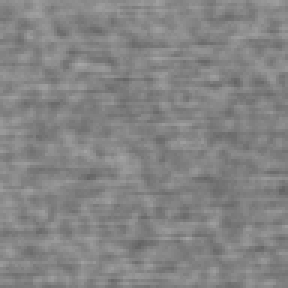
#> input picture data/sample/img_00005_normal.png, 96 x 96 px (shown 3 times larger); its folder holds only this picture in this run
$ python -i features.py   (imports and definitions only)
#> lines starting #> are read from the running program, lines starting #| are printed output that depends on the picture
#> further down, picture is the input picture: shape (96, 96); min 99, max 166, mean 131.9
"""Handcrafted image descriptors (no deep-learning dependency).

* intensity – global statistics + histogram (illumination-normalised)
* gradient  – Sobel magnitude statistics and orientation-weighted histogram
* hog       – cell-based histogram of oriented gradients (HOG-lite)
* lbp       – rotation-invariant uniform local binary patterns (P=8, R=1)
* fft       – radial and angular spectral energy bands (captures lines and periodic grain)
"""
from __future__ import annotations

import numpy as np
from scipy import ndimage


def _norm(img: np.ndarray) -> np.ndarray:
    return (img - img.mean()) / (img.std() + 1e-6)
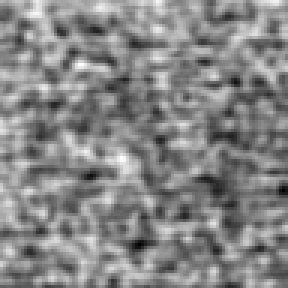
#> returned value: shape (96, 96) float64 (shown 3 times larger); min -3.6, max 3.25, mean -1.61e-15; drawn with min black and max white


# [5 lines left out: function intensity, not called in this run]


def _sobel(img: np.ndarray) -> tuple[np.ndarray, np.ndarray]:
    z = _norm(ndimage.gaussian_filter(img, 0.7))
    gx, gy = ndimage.sobel(z, 1), ndimage.sobel(z, 0)
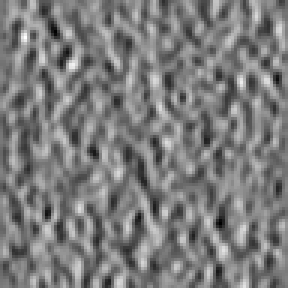
#> gx: shape (96, 96) float64 (shown 3 times larger); min -10.86, max 11.25, mean -0.0733; drawn with min black and max white
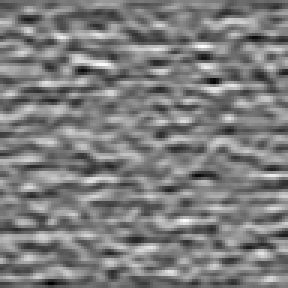
#> gy: shape (96, 96) float64 (shown 3 times larger); min -13.06, max 13.19, mean -0.149; drawn with min black and max white
    return np.hypot(gx, gy), np.mod(np.arctan2(gy, gx), np.pi)


def gradient(img: np.ndarray) -> np.ndarray:
    mag, ang = _sobel(img)
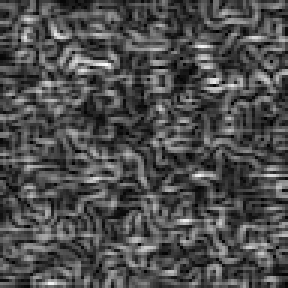
#> mag: shape (96, 96) float64 (shown 3 times larger); min 0, max 13.77, mean 4.23; drawn with min black and max white
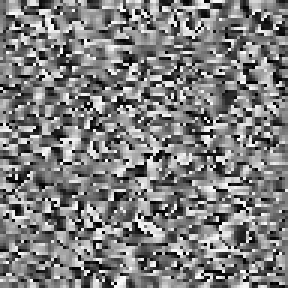
#> ang: shape (96, 96) float64 (shown 3 times larger); min 0, max 3.14, mean 1.56; drawn with min black and max white
    q = np.quantile(mag, [0.5, 0.9, 0.99, 0.999])
#> q = [4.01, 7.22, 10.18, 12.58]
    oh = np.histogram(ang, bins=8, range=(0, np.pi), weights=mag)[0]
#> oh = [3664, 3692.3, 5486.2, 6261.5, 6826.9, 5384.4, 4233.1, 3435.9]
    oh = oh / (oh.sum() + 1e-9)
#> oh = [0.094, 0.0947, 0.141, 0.161, 0.175, 0.138, 0.109, 0.0881]
    return np.r_[q, mag.mean(), mag.std(), oh, oh.max() - oh.min()]


# [49 lines left out: functions hog, lbp, fft, local_extremes, not called in this run]


EXTRACTORS = {"intensity": intensity, "gradient": gradient, "hog": hog, "lbp": lbp, "fft": fft, "dog": local_extremes}


def extract(images: np.ndarray, names: list[str]) -> np.ndarray:
    fns = [EXTRACTORS[n] for n in names]
    return np.stack([np.concatenate([f(im) for f in fns]) for im in images]).astype(np.float32)

>>> import cv2
>>> picture = cv2.imread('../../../data/sample/img_00005_normal.png', cv2.IMREAD_GRAYSCALE)
>>> result = gradient(picture)
#> result = [4.01, 7.22, 10.18, 12.58, 4.23, 2.2, 0.094, 0.0947, 0.141, 0.161, 0.175, 0.138, 0.109, 0.0881, 0.087]

$ run again, on data/sample/img_00030_normal.png
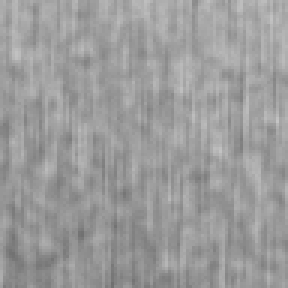
#> input picture data/sample/img_00030_normal.png, 96 x 96 px (shown 3 times larger)
#> picture is the input picture: shape (96, 96); min 112, max 196, mean 155.6
#> in gradient, `mag, ang = _sobel(img)`:
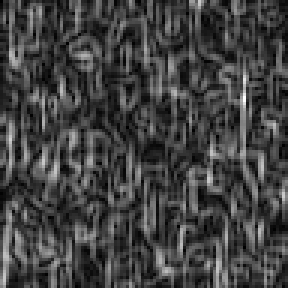
#> mag: shape (96, 96) float64 (shown 3 times larger); min 0, max 12.25, mean 3.19; drawn with min black and max white
#> in gradient, `mag, ang = _sobel(img)`:
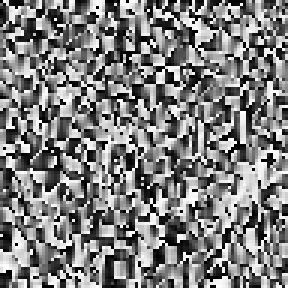
#> ang: shape (96, 96) float64 (shown 3 times larger); min 0, max 3.14, mean 1.57; drawn with min black and max white
#> q = [2.93, 5.64, 8.2, 9.66]
#> in gradient, `oh = np.histogram(ang, bins=8, range=(0, np.pi), weights=mag)[0]`: oh = [6618.6, 3728.1, 2396.7, 1794.2, 1792.5, 2260.1, 4367.5, 6447.3]
#> in gradient, `oh = oh / (oh.sum() + 1e-9)`: oh = [0.225, 0.127, 0.0815, 0.061, 0.061, 0.0769, 0.149, 0.219]
#> result = [2.93, 5.64, 8.2, 9.66, 3.19, 1.78, 0.225, 0.127, 0.0815, 0.061, 0.061, 0.0769, 0.149, 0.219, 0.164]

$ run again, on data/sample/img_00052_normal.png
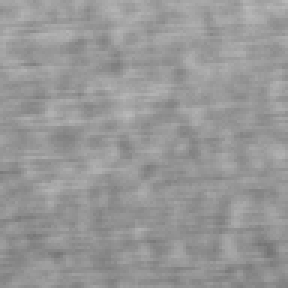
#> input picture data/sample/img_00052_normal.png, 96 x 96 px (shown 3 times larger)
#> picture is the input picture: shape (96, 96); min 116, max 185, mean 151.2
#> in gradient, `mag, ang = _sobel(img)`:
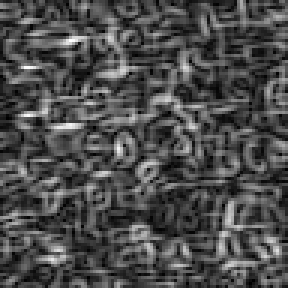
#> mag: shape (96, 96) float64 (shown 3 times larger); min 0, max 10.33, mean 3.11; drawn with min black and max white
#> in gradient, `mag, ang = _sobel(img)`:
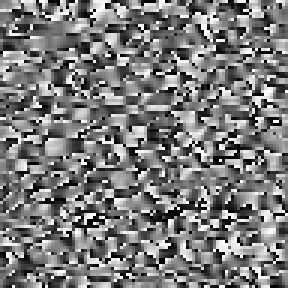
#> ang: shape (96, 96) float64 (shown 3 times larger); min 0, max 3.14, mean 1.52; drawn with min black and max white
#> q = [2.94, 5.31, 7.78, 9.41]
#> in gradient, `oh = np.histogram(ang, bins=8, range=(0, np.pi), weights=mag)[0]`: oh = [3084.5, 3110, 4393.5, 4313, 4583, 3314.9, 3023.6, 2861]
#> in gradient, `oh = oh / (oh.sum() + 1e-9)`: oh = [0.108, 0.108, 0.153, 0.15, 0.16, 0.116, 0.105, 0.0997]
#> result = [2.94, 5.31, 7.78, 9.41, 3.11, 1.64, 0.108, 0.108, 0.153, 0.15, 0.16, 0.116, 0.105, 0.0997, 0.06]

$ run again, on data/sample/img_00054_normal.png
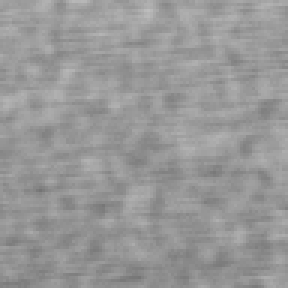
#> input picture data/sample/img_00054_normal.png, 96 x 96 px (shown 3 times larger)
#> picture is the input picture: shape (96, 96); min 116, max 189, mean 151.6
#> in gradient, `mag, ang = _sobel(img)`:
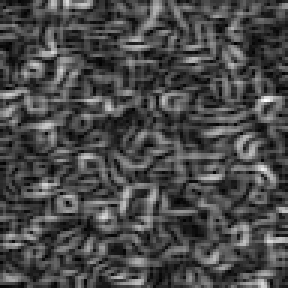
#> mag: shape (96, 96) float64 (shown 3 times larger); min 0, max 11.21, mean 3.25; drawn with min black and max white
#> in gradient, `mag, ang = _sobel(img)`:
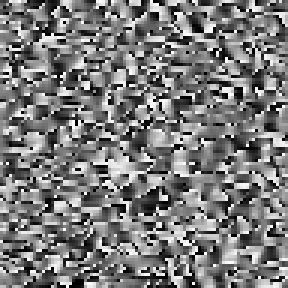
#> ang: shape (96, 96) float64 (shown 3 times larger); min 0, max 3.14, mean 1.51; drawn with min black and max white
#> q = [3.04, 5.62, 8.01, 9.47]
#> in gradient, `oh = np.histogram(ang, bins=8, range=(0, np.pi), weights=mag)[0]`: oh = [3164.6, 3411, 4683.5, 4896.1, 4625.5, 3376.6, 3263.2, 2554.1]
#> in gradient, `oh = oh / (oh.sum() + 1e-9)`: oh = [0.106, 0.114, 0.156, 0.163, 0.154, 0.113, 0.109, 0.0852]
#> result = [3.04, 5.62, 8.01, 9.47, 3.25, 1.73, 0.106, 0.114, 0.156, 0.163, 0.154, 0.113, 0.109, 0.0852, 0.0781]
